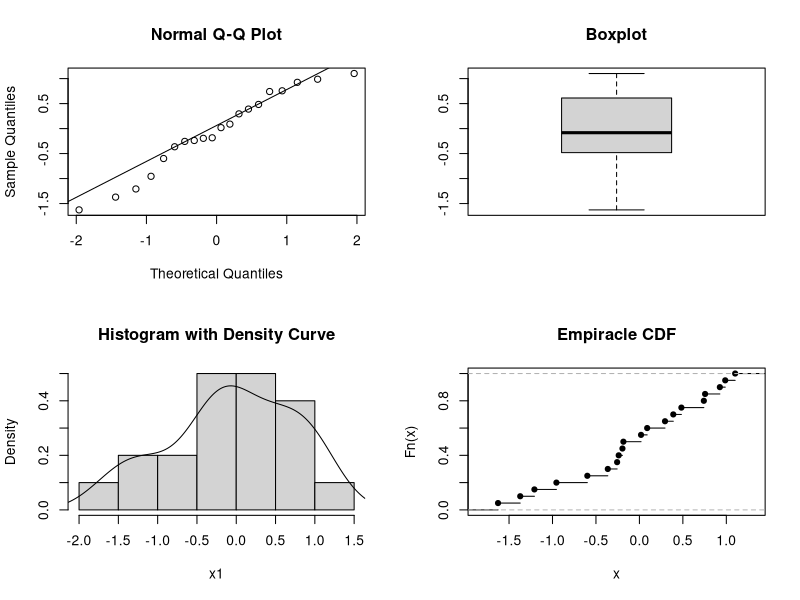
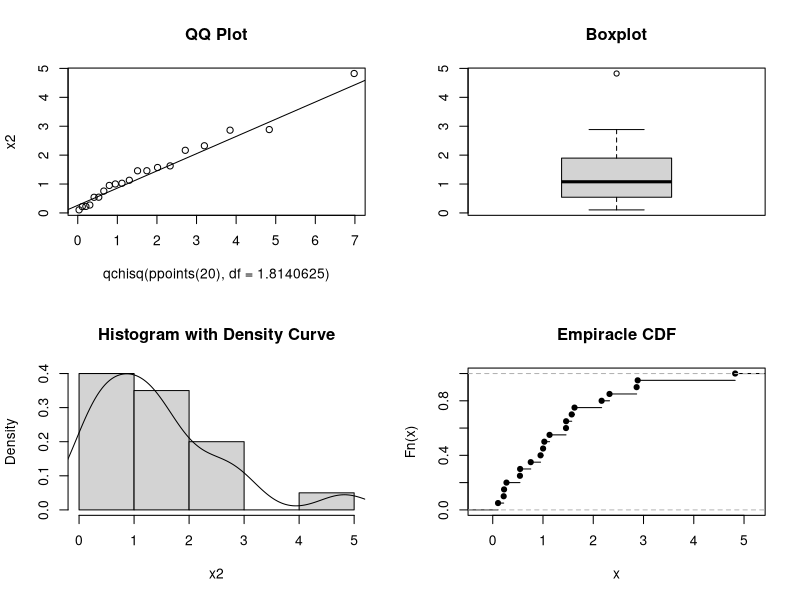
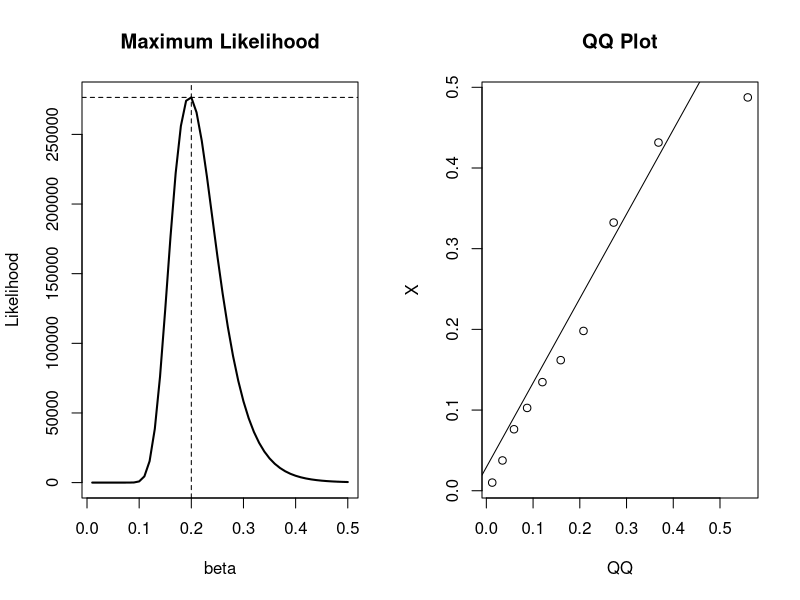
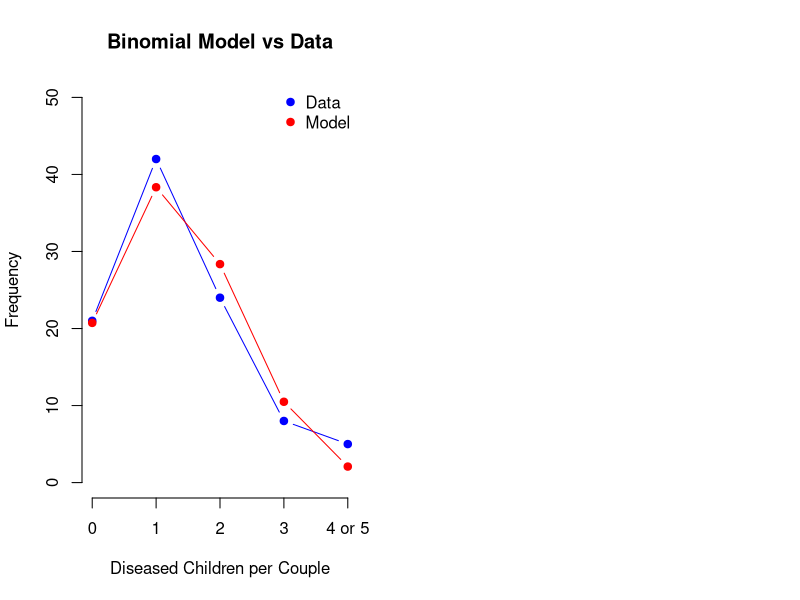

These charts were generated, in order, by the following R code:
## ---- chunk 1
library(nortest)
library(MASS)

## Draw some random data
set.seed(10)
x1 = rnorm(20)

## Distribution plots
par(mfrow = c(2, 2))
qqnorm(x1)
qqline(x1)
boxplot(x1, main = "Boxplot")
hist(x1, freq = FALSE, main = "Histogram with Density Curve")
lines(density(x1))
plot(ecdf(x1), main = "Empiracle CDF")

## ---- chunk 2
## Are the data from a normal distribution?
## Shapiro-Wilk Test
shapiro.test(x1)
## Anderson Darling Test
ad.test(x1)
 ## Kolmogorov-Smirnoff Test
ks.test(x1, 'pnorm')

## ---- chunk 3
## Draw some random data
set.seed(10)
x2 = rchisq(n = 20, 2)

## Estimate the DF parameter by maximum likelihood
fitdistr(x = x2, dchisq, start = list(df = 2))

## Input the estimate from MLE
ks.test(x = x2, y = pchisq, df = 1.8140625)

## Distribution plots
par(mfrow = c(2, 2))
qqplot(qchisq(ppoints(20), df = 1.8140625), x2, main = "QQ Plot")
qqline(x2, distribution = function(p) qchisq(p, df = 1.8140625))
boxplot(x2, main = "Boxplot")
hist(x2, freq = FALSE, main = "Histogram with Density Curve")
lines(density(x2))
plot(ecdf(x2), main = "Empiracle CDF")

## ---- chunk 4

## Generate data from the exponential distribution with mean = 1/5
set.seed(1000)
X = rexp(n = 20, rate = 5)

## sample size and range of betas to test
n = 20; beta = seq(.01, .5, by = .01)

## Liklihood function
Likelihood = (1/beta)^n * exp(-1/beta * sum(X))

## Maximum Likelihood
(mle = max(Likelihood))
(mle.beta = beta[which(Likelihood == mle)])

## Statistical test for how well the specified distribution fits the data
ks.test(x = X, y = "pexp", rate = 1/mle.beta)

par(mfrow = c(1, 2))

## Plot the maximum likelihood
plot(x = beta, y = Likelihood, type = "l", main = "Maximum Likelihood", lwd = 2)
abline(h = mle, v = mle.beta, lty = 2)

## QQplot for assessing distribution fit visually
qqplot(qexp(ppoints(10), rate = 1/mle.beta), X, xlab = "QQ", main = "QQ Plot")
qqline(X, distribution = function(p) qexp(p, rate = 1/mle.beta))

## ---- chunk 5
library(knitr)

## Dataset
(dta = data.frame(
  Diseased = c(0, 1, 2, 3, 4, 5),
  Count = c(21, 42, 24, 8, 4, 1)
))

## Number of diseased children (d) and the total number of children (c)
(d = sum(apply(X = dta, MARGIN = 1, FUN = function(p) dta$Diseased * dta$Count)[,1]))
(c = 5 * sum(dta$Count))

## MLE
(mle = d / c)

## Calculate the expected probabilities and expected diseased children
dta$Exp.Prob = round(dbinom(x = 0:5, size = 5, prob = mle), 4)
dta$Exp.Diseased = with(dta, sum(Count) * Exp.Prob)

dta

## Chi-square test requirements:
##  1) all Exp must be > 1
##  2) at most 20% of Exp may be less than 5
##
## So we need to combine counts 4 and 5 and meet these requirements

dta[5, 2:4] = dta[5, 2:4] + dta[6, 2:4]
dta = dta[-6, ]
dta$Diseased = as.character(dta$Diseased)
dta$Diseased[5] = '4 or 5'

## Compute the Chi-Squared Statistic
dta$X.2 = round(with(dta, (Count - Exp.Diseased)^2 / Exp.Diseased), 4)
dta$Diseased = factor(dta$Diseased)
dta

## Compute the test statistic pvalue
(TS = sum(dta$X.2)); 1 - pchisq(TS, df = 4)

## Based on the table below we conclude the binomial model is a good fit for the data
##
## Assessment of Chi-squared GOF P-value
##  •       p-value > .25 ⇒ Excellent fit
##  • .15 ≤ p−value < .25 ⇒ Good fit
##  • .05 ≤ p−value < .15 ⇒ Moderately Good fit
##  • .01 ≤ p−value < .05 ⇒ Poor fit
##  •       p-value < .01 ⇒ Unacceptable fit
##
## Plot of the data vs model and create a markdown table from the data frame
plot(x = dta$Diseased, y = NULL, xlab = "Diseased Children per Couple",
     ylim = c(0, 50), ylab = "Frequency",
     axes = FALSE, type = "n", main = "Binomial Model vs Data")
axis(1, labels = dta$Diseased, at = dta$Diseased)
axis(2, labels = seq(0, 50, 10), at = seq(0, 50, 10))
legend("topright", c("Data", "Model"), col = c("blue", "red"), pch = 19, bty = "n")
points(x = dta$Diseased, y = dta$Count, col = "blue", pch = 19, type = "b")
points(x = dta$Diseased, y = dta$Exp.Diseased, col = "red", pch = 19, type = "b")

kable(dta)

## Some Conclusions
## Since N is large we can use asymptotic confidence intervals
## A 95% confidence interval for whether a child will have the disease
mle + c(-1, 1) * 1.96 * sqrt(.27 * (1 - .27))/sqrt(100)

## What is the probability that a couple will have at least 1 child with the disease?
1 - pbinom(q = 0, size = 5, prob = .27)
